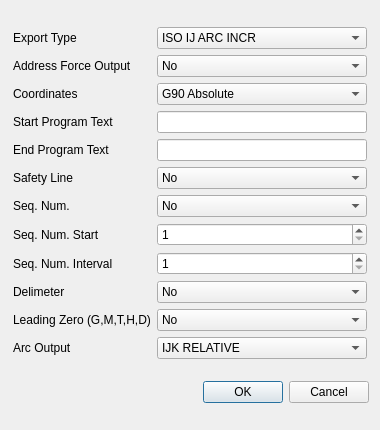
<?xml version="1.0" encoding="UTF-8"?>
<ui version="4.0">
    <class>ExportOptDlg</class>
    <widget class="QDialog" name="ExportOptDlg">
        <property name="geometry">
            <rect>
                <x>0</x>
                <y>0</y>
                <width>380</width>
                <height>430</height>
            </rect>
        </property>
        <property name="minimumSize">
            <size>
                <width>380</width>
                <height>430</height>
            </size>
        </property>
        <property name="windowTitle">
            <string>Export Options</string>
        </property>
        <layout class="QVBoxLayout" name="verticalLayout">
            <item>
                <layout class="QGridLayout" name="gridLayout">
                    <property name="leftMargin">
                        <number>2</number>
                    </property>
                    <property name="rightMargin">
                        <number>2</number>
                    </property>
                    <item row="7" column="0">
                        <widget class="QLabel" name="label_seqStart">
                            <property name="text">
                                <string>Seq. Num. Start</string>
                            </property>
                        </widget>
                    </item>
                    <item row="1" column="0">
                        <widget class="QLabel" name="labelForce">
                            <property name="text">
                                <string>Address Force Output </string>
                            </property>
                        </widget>
                    </item>
                    <item row="3" column="1">
                        <widget class="QLineEdit" name="startLineEdit">
                            <property name="enabled">
                                <bool>true</bool>
                            </property>
                        </widget>
                    </item>
                    <item row="5" column="1">
                        <widget class="QComboBox" name="safLineCmbBox">
                            <item>
                                <property name="text">
                                    <string>No</string>
                                </property>
                            </item>
                            <item>
                                <property name="text">
                                    <string>Yes</string>
                                </property>
                            </item>
                        </widget>
                    </item>
                    <item row="0" column="0">
                        <widget class="QLabel" name="label_Lang">
                            <property name="text">
                                <string>Export Type</string>
                            </property>
                        </widget>
                    </item>
                    <item row="9" column="1">
                        <widget class="QComboBox" name="delimCmbBox">
                            <item>
                                <property name="text">
                                    <string>No</string>
                                </property>
                            </item>
                            <item>
                                <property name="text">
                                    <string>Yes</string>
                                </property>
                            </item>
                        </widget>
                    </item>
                    <item row="0" column="1">
                        <widget class="QComboBox" name="langCmbBox">
                            <item>
                                <property name="text">
                                    <string>ISO IJ ARC INCR</string>
                                </property>
                            </item>
                            <item>
                                <property name="text">
                                    <string>ISO IJ ARC ABS</string>
                                </property>
                            </item>
                            <item>
                                <property name="text">
                                    <string>ISO R ARC</string>
                                </property>
                            </item>
                            <item>
                                <property name="text">
                                    <string>ISO NO ARC</string>
                                </property>
                            </item>
                            <item>
                                <property name="text">
                                    <string>PLOT DATA</string>
                                </property>
                            </item>
                            <item>
                                <property name="text">
                                    <string>EXPANDED TURN PROGRAM</string>
                                </property>
                            </item>
                            <item>
                                <property name="text">
                                    <string>EXPANDED MILL PROGRAM</string>
                                </property>
                            </item>
                        </widget>
                    </item>
                    <item row="8" column="0">
                        <widget class="QLabel" name="label_seqInterval">
                            <property name="text">
                                <string>Seq. Num. Interval</string>
                            </property>
                        </widget>
                    </item>
                    <item row="7" column="1">
                        <widget class="QSpinBox" name="seqStartSpinBox">
                            <property name="minimum">
                                <number>1</number>
                            </property>
                            <property name="maximum">
                                <number>99999</number>
                            </property>
                        </widget>
                    </item>
                    <item row="2" column="0">
                        <widget class="QLabel" name="label_Incr">
                            <property name="text">
                                <string>Coordinates</string>
                            </property>
                        </widget>
                    </item>
                    <item row="3" column="0">
                        <widget class="QLabel" name="label_StartText">
                            <property name="text">
                                <string>Start Program Text</string>
                            </property>
                        </widget>
                    </item>
                    <item row="9" column="0">
                        <widget class="QLabel" name="label_Delim">
                            <property name="text">
                                <string>Delimeter</string>
                            </property>
                        </widget>
                    </item>
                    <item row="6" column="1">
                        <widget class="QComboBox" name="seqNumCmbBox">
                            <item>
                                <property name="text">
                                    <string>No</string>
                                </property>
                            </item>
                            <item>
                                <property name="text">
                                    <string>Yes</string>
                                </property>
                            </item>
                        </widget>
                    </item>
                    <item row="2" column="1">
                        <widget class="QComboBox" name="incrCmbBox">
                            <item>
                                <property name="text">
                                    <string>G90 Absolute</string>
                                </property>
                            </item>
                            <item>
                                <property name="text">
                                    <string>G91 Incremental</string>
                                </property>
                            </item>
                        </widget>
                    </item>
                    <item row="8" column="1">
                        <widget class="QSpinBox" name="seqIntervalSpinBox">
                            <property name="minimum">
                                <number>1</number>
                            </property>
                            <property name="maximum">
                                <number>99999</number>
                            </property>
                        </widget>
                    </item>
                    <item row="1" column="1">
                        <widget class="QComboBox" name="forceCmbBox">
                            <item>
                                <property name="text">
                                    <string>No</string>
                                </property>
                            </item>
                            <item>
                                <property name="text">
                                    <string>Yes</string>
                                </property>
                            </item>
                        </widget>
                    </item>
                    <item row="5" column="0">
                        <widget class="QLabel" name="label_SafLine">
                            <property name="text">
                                <string>Safety Line</string>
                            </property>
                        </widget>
                    </item>
                    <item row="6" column="0">
                        <widget class="QLabel" name="label_SeqNum">
                            <property name="text">
                                <string>Seq. Num.</string>
                            </property>
                        </widget>
                    </item>
                    <item row="4" column="0">
                        <widget class="QLabel" name="label_EndText">
                            <property name="text">
                                <string>End Program Text</string>
                            </property>
                        </widget>
                    </item>
                    <item row="4" column="1">
                        <widget class="QLineEdit" name="endLineEdit"/>
                    </item>
                    <item row="10" column="1">
                        <widget class="QComboBox" name="leadingZeroCmbBox">
                            <item>
                                <property name="text">
                                    <string>No</string>
                                </property>
                            </item>
                            <item>
                                <property name="text">
                                    <string>Yes</string>
                                </property>
                            </item>
                        </widget>
                    </item>
                    <item row="10" column="0">
                        <widget class="QLabel" name="labelLeadingZero">
                            <property name="text">
                                <string>Leading Zero (G,M,T,H,D)</string>
                            </property>
                        </widget>
                    </item>
                    <item row="11" column="0">
                        <widget class="QLabel" name="arcOutputLabel">
                            <property name="text">
                                <string>Arc Output</string>
                            </property>
                        </widget>
                    </item>
                    <item row="11" column="1">
                        <widget class="QComboBox" name="arcOutputCmbBox">
                            <item>
                                <property name="text">
                                    <string>IJK RELATIVE</string>
                                </property>
                            </item>
                            <item>
                                <property name="text">
                                    <string>IJK ABSOLUTE</string>
                                </property>
                            </item>
                            <item>
                                <property name="text">
                                    <string>R RADIUS</string>
                                </property>
                            </item>
                            <item>
                                <property name="text">
                                    <string>LINEARIZED</string>
                                </property>
                            </item>
                        </widget>
                    </item>
                </layout>
            </item>
            <item>
                <widget class="QDialogButtonBox" name="buttonBox">
                    <property name="orientation">
                        <enum>Qt::Orientation::Horizontal</enum>
                    </property>
                    <property name="standardButtons">
                        <set>QDialogButtonBox::StandardButton::Cancel|QDialogButtonBox::StandardButton::Ok</set>
                    </property>
                </widget>
            </item>
        </layout>
    </widget>
    <tabstops>
        <tabstop>langCmbBox</tabstop>
        <tabstop>forceCmbBox</tabstop>
        <tabstop>incrCmbBox</tabstop>
        <tabstop>startLineEdit</tabstop>
        <tabstop>endLineEdit</tabstop>
        <tabstop>safLineCmbBox</tabstop>
        <tabstop>seqNumCmbBox</tabstop>
        <tabstop>seqStartSpinBox</tabstop>
        <tabstop>seqIntervalSpinBox</tabstop>
    </tabstops>
    <resources/>
    <connections>
        <connection>
            <sender>buttonBox</sender>
            <signal>accepted()</signal>
            <receiver>ExportOptDlg</receiver>
            <slot>accept()</slot>
            <hints>
                <hint type="sourcelabel">
                    <x>248</x>
                    <y>254</y>
                </hint>
                <hint type="destinationlabel">
                    <x>157</x>
                    <y>274</y>
                </hint>
            </hints>
        </connection>
        <connection>
            <sender>buttonBox</sender>
            <signal>rejected()</signal>
            <receiver>ExportOptDlg</receiver>
            <slot>reject()</slot>
            <hints>
                <hint type="sourcelabel">
                    <x>316</x>
                    <y>260</y>
                </hint>
                <hint type="destinationlabel">
                    <x>286</x>
                    <y>274</y>
                </hint>
            </hints>
        </connection>
    </connections>
</ui>
